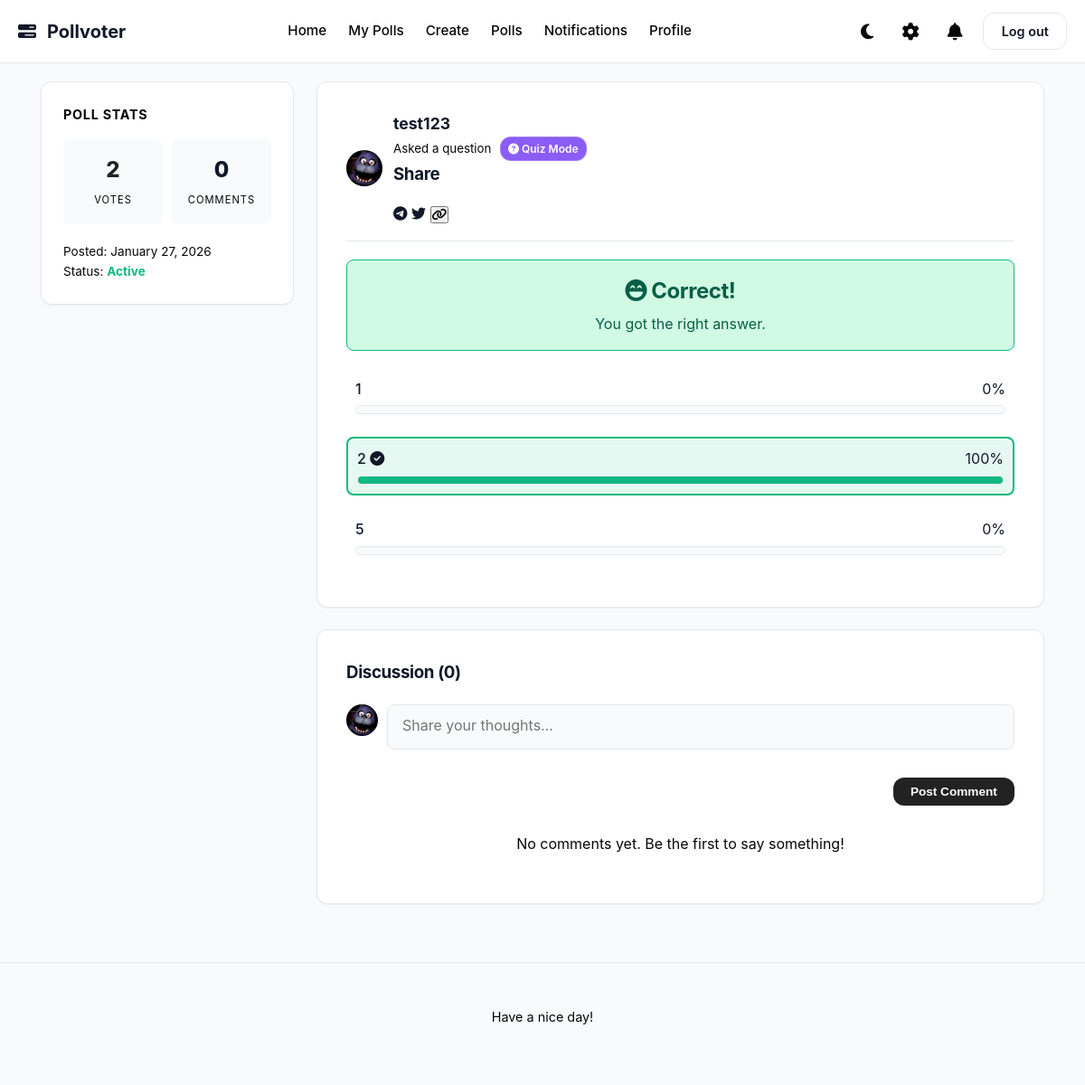
The app's page /poll/53 (signed in), older data.
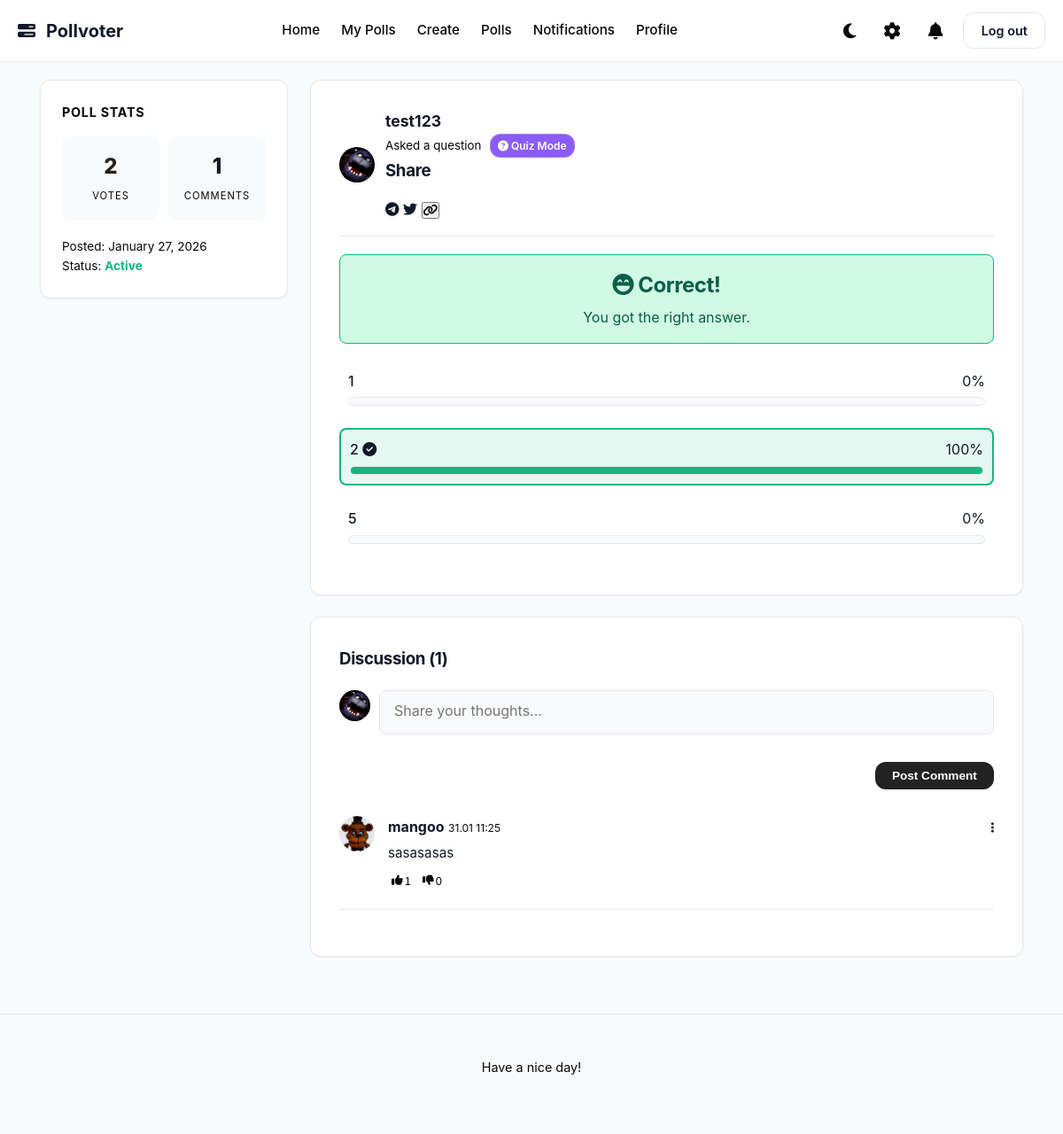
The same page, newer data.
### app/models.py (models this page shows, shortened)
class Poll(db.Model):
    __tablename__ = "poll"
    id = Column(Integer, primary_key=True)
    title = Column(Text, nullable=False)
    description = Column(String(120))
    created_at = Column(DateTime, default=datetime.now)
    user_id = Column(Integer, ForeignKey("user.id"), nullable=False)
    end_date = Column(DateTime, nullable=True)
    author = relationship("User", back_populates="polls")
    comments = relationship("Comment", back_populates="poll", cascade="all, delete-orphan")
    options = relationship("PollOption", back_populates="poll", cascade="all, delete-orphan")
    votes = relationship("Vote", back_populates="poll", cascade="all, delete-orphan")
    tags = relationship("Tag", secondary=poll_tags, backref=db.backref("polls", lazy = "dynamic"))
    def is_active(self):
        if self.end_date is None:
            return True
        return datetime.now() < self.end_date
    def getvotecount(self):
        return len(self.votes)

class User(UserMixin, db.Model):
    __tablename__ = "user"
    id = Column(Integer, primary_key=True)
    username = Column(String(20), unique=True, nullable = False)
    created_at = Column(DateTime, default=datetime.now)
    full_name = Column(String(20))
    bio = Column(String(100))
    pfp = Column(Text)
    password_hash = Column(Text)
    is_admin = Column(Boolean, default = False)
    polls = relationship("Poll", back_populates="author")
    votes = relationship("Vote", back_populates="user")
    comments = relationship("Comment", back_populates="author")
    def getpfp(self):
        if self.pfp:
            return f"/static/uploads/pfp/{self.pfp}"
        else:
            return f"/static/uploads/pfp/default.jpg"
    blocked = relationship(
        "User", secondary=blocklist,
        primaryjoin=(blocklist.c.blocker_id == id),
        secondaryjoin=(blocklist.c.blocked_id == id),
        backref=db.backref("blocked_by", lazy="dynamic"),
        lazy="dynamic"
    )
    followed = relationship(
        "User", secondary=followers,
        primaryjoin=(followers.c.follower_id == id),
        secondaryjoin=(followers.c.followed_id == id),
        backref=db.backref("followers", lazy="dynamic"),
        lazy="dynamic"
    )

class PollOption(db.Model):
    __tablename__ = "poll_option"
    id = Column(Integer, primary_key=True)
    text = Column(String(50), nullable=False)
    is_correct = Column(Boolean, default=False)
    poll_id = Column(Integer, ForeignKey("poll.id"), nullable=False)
    poll = relationship("Poll", back_populates="options")
    votes = relationship("Vote", back_populates="option", cascade="all, delete-orphan")

class Comment(db.Model):
    __tablename__ = "comment"
    id = Column(Integer, primary_key=True)
    content = Column(String(100), nullable=False)
    created_at = Column(DateTime, default=datetime.now)
    reactions = relationship("CommentReaction", back_populates="comment", cascade="all, delete-orphan")
    user_id = Column(Integer, ForeignKey("user.id"), nullable=False)
    poll_id = Column(Integer, ForeignKey("poll.id"), nullable=False)
    author = relationship("User", back_populates="comments")
    poll = relationship("Poll", back_populates="comments")
    is_pinned =  Column(Boolean, default=False)
    is_authorliked = Column(Boolean, default=False)
    def get_likes_count(self):
        return CommentReaction.query.filter_by(comment_id = self.id, reaction_type = "like").count()
    def get_dislikes_count(self):
        return CommentReaction.query.filter_by(comment_id = self.id, reaction_type = "dislike").count()

### app/routes.py (the view)
@polls.route("/poll/<int:poll_id>")
@login_required
def poll_detail(poll_id):
    poll = Poll.query.get_or_404(poll_id)
    user_vote = Vote.query.filter_by(user_id = current_user.id, poll_id = poll_id).first()
    return render_template("poll_detail.html", poll = poll, user_vote = user_vote)

### app/templates/poll_detail.html (shortened to what this page needs)
{% extends "base.html" %}
{% block content %}
<div class="dashboard-layout">
    <aside class="sidebar">
        <div class="sidebar-widget">
            <h3 class="widget-title">Poll Stats</h3>
            <div style="display: grid; grid-template-columns: 1fr 1fr; gap: 10px; text-align: center; margin-bottom: 20px;">
                <div style="background: var(--bg-body); padding: 15px; border-radius: 8px;">
                    <div style="font-size: 1.5rem; font-weight: 800; color: var(--primary);">{{ poll.getvotecount() }}</div>
                    <small style="color: var(--text-muted); text-transform: uppercase; font-size: 0.7rem; letter-spacing: 1px;">Votes</small>
                </div>
                <div style="background: var(--bg-body); padding: 15px; border-radius: 8px;">
                    <div style="font-size: 1.5rem; font-weight: 800; color: var(--text-main);">{{ poll.comments|length }}</div>
                    <small style="color: var(--text-muted); text-transform: uppercase; font-size: 0.7rem; letter-spacing: 1px;">Comments</small>
                </div>
            </div>
            <div style="font-size: 0.85rem; color: var(--text-muted);">
                Posted: {{ poll.created_at.strftime('%B %d, %Y') }}<br>
                Status: <span style="color: #10B981; font-weight: bold;">{%if poll.is_active() %} Active {%else%} Closed {%endif%}</span>
            </div>
        </div>
    </aside>
    <main class="feed">
        <div class="card">
            <div class="user-row" style="margin-bottom: 20px;">
                <img src="{{ poll.author.getpfp() }}" class="avatar-sm" alt="Author">
                <div class="user-info">
                    <strong style="color: var(--text-main); font-size: 1.1rem;">
                        <a href="{{ url_for('main.user_profile', username=poll.author.username) }}">{{ poll.author.username }}</a>
                    </strong>
                    <br>
                    <small style="color: var(--text-muted);">Asked a question</small>
                    {% if poll.options | selectattr('is_correct') | list | length > 0 %}
                    <span class="quiz-badge" style="margin-left: 5px;">
                        <i class="fa-solid fa-circle-question"></i> Quiz Mode
                    </span>
                    <h3>Share</h3>
                    <div>
                        <a href="https://t.me/share/url?url={{ url_for('polls.poll_detail', poll_id=poll.id, _external=True) }}&text=Check out this poll: {{ poll.title }}"
           target="_blank"
           class="btn-share telegram">
            <i class="fa-brands fa-telegram"></i>
        </a>
        <a href="https://twitter.com/intent/tweet?text={{ poll.title }}&url={{ url_for('polls.poll_detail', poll_id=poll.id, _external=True) }}"
           target="_blank"
           class="btn-share twitter">
            <i class="fa-brands fa-twitter"></i>
        </a>
        <button onclick="copyLink('{{ url_for('polls.poll_detail', poll_id=poll.id, _external=True) }}')"
                class="btn-share copy"
                title="Copy Link">
            <i class="fa-solid fa-link"></i>
        </button>
                    </div>
        {% endif %}
                </div>
            </div>
            {% if user_vote %}
                {% set correct_options = poll.options | selectattr('is_correct') | list %}
                {% set is_quiz = correct_options | length > 0 %}
                {% if is_quiz %}
                        {% if user_vote.option.is_correct %}
                            <div style="background: #D1FAE5; padding: 15px; border-radius: 8px; margin-bottom: 20px; text-align: center; border: 1px solid #10B981;">
                                <h2 style="margin:0; font-size: 1.5rem; color: #065F46 !important;"><i class="fa-solid fa-face-laugh-beam"></i> Correct!</h2>
                                <p style="margin:5px 0 0; color: #065F46 !important;">You got the right answer.</p>
                            </div>
                        {% endif %}
                {% else %}
                    <div class="voted-message" style="background: rgba(37, 99, 235, 0.1); color: var(--primary); padding: 10px 15px; border-radius: 8px; margin-bottom: 20px;">
                        <i class="fas fa-check-circle"></i> You voted for: <strong>{{ user_vote.option.text }}</strong>
                    </div>
                {% endif %}
                <div class="vote-results">
                    {% set total_votes = poll.getvotecount() %}
                    {% for option in poll.options %}
                        {% set vote_count = option.votes|length %}
                        {% set percentage = (vote_count / total_votes * 100) if total_votes > 0 else 0 %}
                        {% set row_class = "" %}
                        {% set bar_color = "var(--primary)" %}
                        {% set icon = "" %}
                        {% if is_quiz %}
                            {% if option.is_correct %}
                                {% set bar_color = "#10B981" %} {% set icon = "<i class='fa-solid fa-circle-check'></i>" %}
                                {% if user_vote.option_id == option.id %}
                                    {% set row_class = "quiz-win" %}
                                {% endif %}
                            {% else %}
                                {% if user_vote.option_id == option.id %}
                                    {% set bar_color = "#EF4444" %} {% set icon = "<i class='fa-solid fa-circle-xmark'></i>" %}
                                    {% set row_class = "quiz-loss" %}
                                {% else %}
                                    {% set bar_color = "#9CA3AF" %} {% endif %}
                            {% endif %}
                        {% endif %}
                        <div class="{{ row_class }}" style="margin-bottom: 15px; padding: 10px; border-radius: 8px; transition: 0.3s;">
                            <div style="display: flex; justify-content: space-between; margin-bottom: 5px;">
                                <span style="font-weight: 500;">
                                    {{ option.text }} {{ icon | safe}}
                                </span>
                                <span>{{ "%.0f"|format(percentage) }}%</span>
                            </div>
                            <div style="width: 100%; height: 10px; background: var(--bg-body); border-radius: 20px; overflow: hidden; border: 1px solid var(--border-subtle);">
                                <div style="width: {{ percentage }}%; height: 100%; background: {{ bar_color }};"></div>
                            </div>
                        </div>
                    {% endfor %}
                </div>
            {% endif %}
        </div>
        <div class="card">
            <h3 style="margin-bottom: 20px;">Discussion ({{ poll.comments|length }})</h3>
            <form method="POST" action="{{ url_for('polls.add_comment', poll_id=poll.id) }}" style="margin-bottom: 30px; display: flex; gap: 10px;">
                <img src="{{ current_user.getpfp() }}" class="avatar-sm" style="width: 35px; height: 35px;">
                <div style="flex-grow: 1;">
                    <textarea name="content" placeholder="Share your thoughts..." required maxlength="60" style="width: 100%; resize: none; height: 50px; border-radius: 8px;"></textarea>
                    <button type="submit" class="btn btn-primary" style="margin-top: 8px; float: right; font-size: 0.85rem;">Post Comment</button>
                </div>
            </form>
            <div class="comments-list">
                {% for comment in poll.comments|sort(attribute='is_pinned', reverse=True) %}
                    <div class="comment-item" style="display: flex; gap: 15px; margin-bottom: 20px; border-bottom: 1px solid var(--border-subtle); padding-bottom: 20px; ">
                        <a href="{{ url_for('main.user_profile', username=comment.author.username) }}">
                            <img src="{{ comment.author.getpfp() }}" class="avatar-sm" alt="PFP">
                        </a>
                        <div style="flex-grow: 1;">
                            <div style="display: flex; justify-content: space-between; align-items: flex-start; margin-bottom: 4px;">
                                <div>
                                    <strong>{{ comment.author.username }}</strong>
                                    <small style="color: var(--text-muted); font-size: 0.75rem;">{{ comment.created_at.strftime('%d.%m %H:%M') }}</small>
                                </div>
                                {% if current_user == poll.author %}
                                    <div class="dropdown" style="position: relative; display: inline-block;">
                                        <button class="btn-link" style="border: none; background: none; cursor: pointer;" type="button" onclick="toggleDropdown('menu-{{ comment.id }}')">
                                            <i class="fa-solid fa-ellipsis-vertical" style="color: var(--text-muted);"></i>
                                        </button>
                                    </div>
                                {% endif %}
                            </div>
                            <div id="comment-view-{{ comment.id }}">
                                <p style="margin: 0; color: var(--text-main); font-size: 0.95rem;">{{ comment.content }}</p>
                            </div>
                            <div style="display: flex; gap: 15px; margin-top: 8px; align-items: center;">
                                <form method="POST" action="{{ url_for('polls.react_comment', comment_id=comment.id) }}" style="display: flex; gap: 5px;">
                                    <button type="submit" name="reaction" value="like" class="icon-btn" style="font-size: 0.8rem; padding: 4px;">
                                        <i class="fa-solid fa-thumbs-up"></i> <span style="margin-left: 2px;">{{ comment.get_likes_count() }}</span>
                                    </button>
                                    <button type="submit" name="reaction" value="dislike" class="icon-btn" style="font-size: 0.8rem; padding: 4px;">
                                        <i class="fa-solid fa-thumbs-down"></i> <span style="margin-left: 2px;">{{ comment.get_dislikes_count() }}</span>
                                    </button>
                                </form>
                            </div>
                        </div>
                    </div>
                {% else %}
                    <p style="color: var(--text-muted); text-align: center; margin: 20px 0;">No comments yet. Be the first to say something!</p>
                {% endfor %}
            </div>
        </div>
    </main>
</div>
{% endblock %}

Row changes from the older to the newer data that the page shows:
added Comment: author.getpfp (picture), author.username "mangoo", created_at "31.01 11:25", content "sasasasas", get_likes_count "1", get_dislikes_count "0"
Text that changed along with them:
{{ poll.comments|length }}: "0" → "1"
text no longer shown: "No comments yet. Be the first to say something!"
